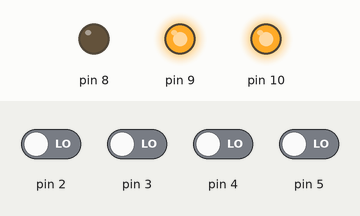
Bench run of a sketch on a simulated Arduino Uno, built with avr-gcc and run on an emulated ATmega328P. On the bench: output pins drawn as LEDs (lit = HIGH). The test bench sets the inputs (shaded band); at power-on: pin 2–5 LOW.

Above: at 1.2 s.
1.3 s: pin 2 driven HIGH
At 1.7 s:
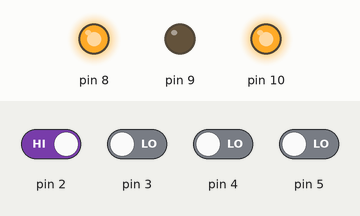
2.8 s: pin 3 driven HIGH
At 4.0 s:
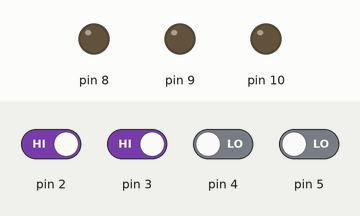
4.3 s: pin 5 driven HIGH
At 5.5 s:
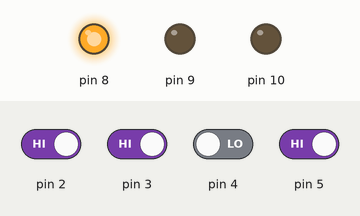
5.8 s: pin 2 driven LOW
At 6.8 s:
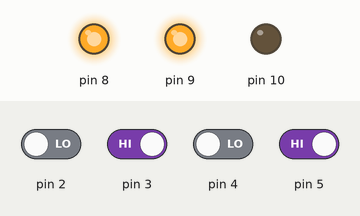
7.3 s: pin 3 driven LOW
At 8.2 s:
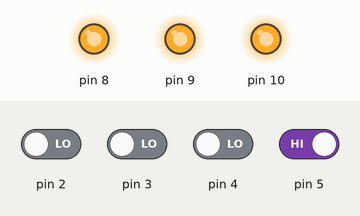
8.8 s: pin 4 driven HIGH
At 9.5 s:
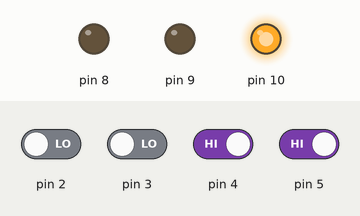
Timing chart, 0 to 11.3 s (numbered marks = the images above; inputs shaded):
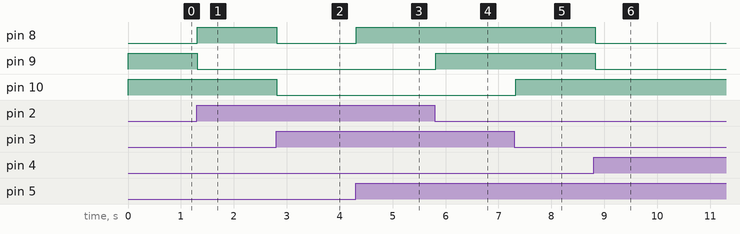

Measured:
- after the input at 1.3 s, pin 8: LOW → HIGH at once; pin 9: HIGH → LOW at once
- after the input at 2.8 s, pin 8, pin 10: HIGH → LOW at once
- after the input at 4.3 s, pin 8: LOW → HIGH at once
- after the input at 5.8 s, pin 9: LOW → HIGH at once
- after the input at 7.3 s, pin 10: LOW → HIGH at once
- after the input at 8.8 s, pin 8, pin 9: HIGH → LOW at once

The sketch:

io_avanzato_4in_3out.ino
```cpp
void setup() {

  // put your setup code here, to run once:
  pinMode(2,INPUT);
  pinMode(3,INPUT);
  pinMode(4,INPUT);
  pinMode(5,INPUT);

  pinMode(8,OUTPUT);
  pinMode(9,OUTPUT);
  pinMode(10,OUTPUT);

  digitalWrite(8,LOW);
  digitalWrite(9,LOW);
  digitalWrite(10,LOW);

}

void loop() {
  // put your main code here, to run repeatedly:
  int p2,p3,p4,p5;
  int y;
  // Tabella di verità [righe][colonne]
  // colonne: 3 di input, 2 di output
  byte tabella[16][7] = {
    { 0, 0, 0, 0,   1, 1, 0},
    { 0, 0, 0, 1,   1, 0, 1},
    { 0, 0, 1, 0,   0, 1, 0},
    { 0, 0, 1, 1,   0, 0, 0},
    { 0, 1, 0, 0,   1, 0, 1},
    { 0, 1, 0, 1,   1, 1, 1},
    { 0, 1, 1, 0,   0, 1, 0},
    { 0, 1, 1, 1,   1, 0, 1},
    { 1, 0, 0, 0,   1, 1, 1},
    { 1, 0, 0, 1,   1, 0, 0},
    { 1, 0, 1, 0,   0, 1, 1},
    { 1, 0, 1, 1,   0, 0, 1},
    { 1, 1, 0, 0,   1, 0, 0},
    { 1, 1, 0, 1,   1, 1, 0},
    { 1, 1, 1, 0,   0, 1, 1},
    { 1, 1, 1, 1,   1, 0, 1}
  };

  for(y=0;y<=15;y++)
  {
    p2=digitalRead(2);
    p3=digitalRead(3);
    p4=digitalRead(4);
    p5=digitalRead(5);

    if(tabella[y][0]==p5 && tabella[y][1]==p4 && tabella[y][2]==p3 && tabella[y][3]==p2) { digitalWrite(10,tabella[y][4]); digitalWrite(9,tabella[y][5]); digitalWrite(8,tabella[y][6]);}
  }

  delay(100);
}
```
